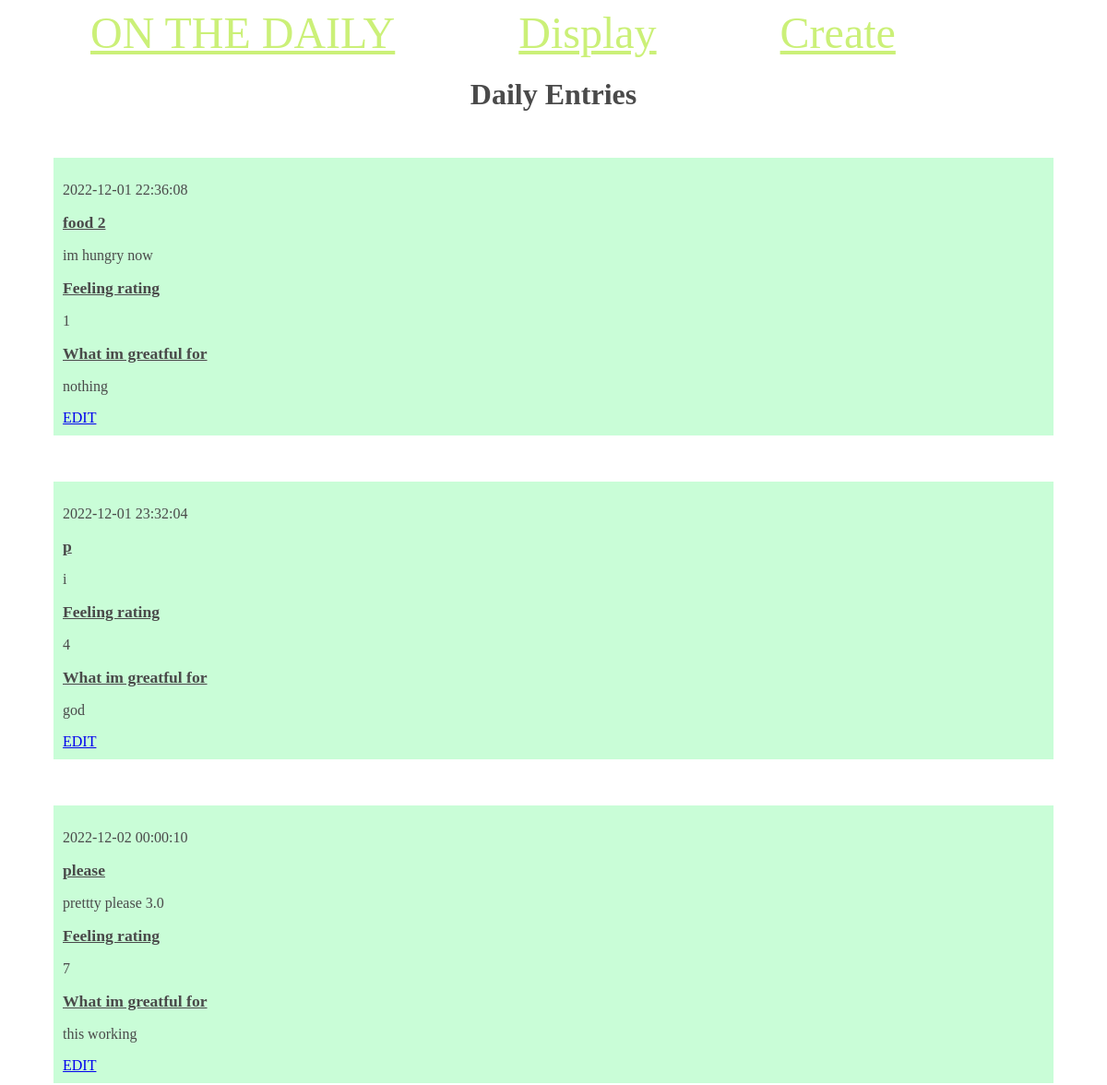
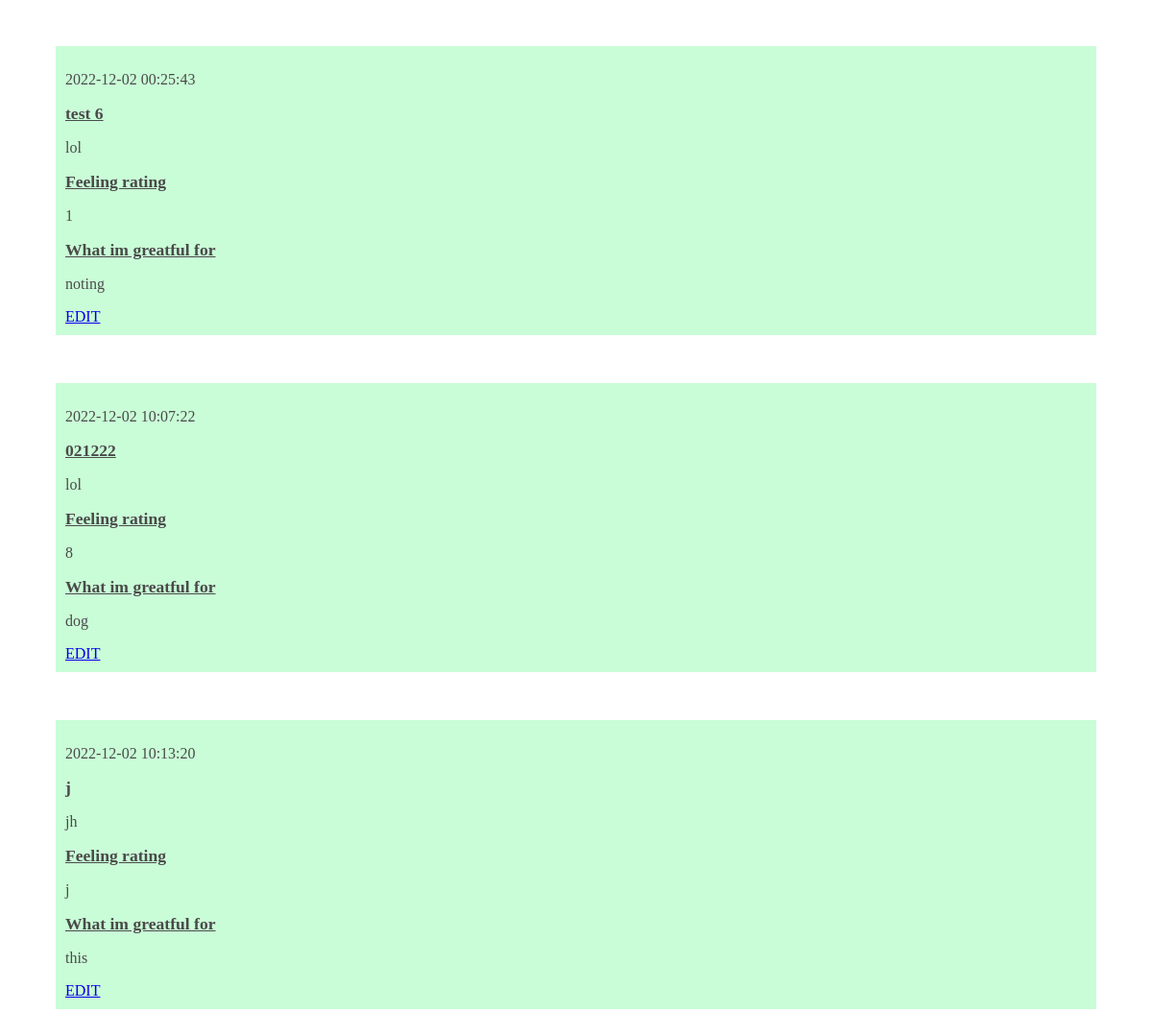
The app's page /display/ with its own data (2 pictures, top to bottom).
### tables this page shows
CREATE TABLE entries (
	    id INTEGER PRIMARY KEY AUTOINCREMENT,
	    created TIMESTAMP NOT NULL DEFAULT CURRENT_TIMESTAMP,
	    entry_title TEXT NOT NULL,
	    content TEXT NOT NULL,
	    feeling_rating INTEGER NOT NULL,
	    greatful TEXT NOT NULL
);

### app.py (the view)
@app.route('/display/')
def display():
    db_connect = db_get_conn()
    display_entries = db_connect.execute('SELECT * FROM entries').fetchall()
    db_connect.close()
    return render_template('display.html', posts = display_entries)

### app.py (called while the page is built)
def db_get_conn():
    db_connect = sqlite3.connect('database.db')
    db_connect.row_factory = sqlite3.Row
    return db_connect

### templates/display.html
{% extends 'base.html' %}
{% block content %}
    <h1>{% block title %} Daily Entries {% endblock %}</h1>
        {% for post in posts %}
	        <div class='post'>
			<p>{{ post['created'] }}</p>
			<h2>{{ post['entry_title'] }}</h2>
			<p>{{ post['content'] }}</p>
			<h2> Feeling rating </h2>
			<p>{{ post['feeling_rating'] }}</p>
			<h2> What im greatful for </h2>
			<p>{{ post['greatful'] }}</p>
			<a href="{{ url_for('edit_entry', id=post['id']) }}">EDIT</a>
		</div>
	{% endfor %}
{% endblock %}

### templates/base.html (shortened to what this page needs)
<!DOCTYPE html>
<html>
	<head>
		<link href="{{ url_for('static', filename='css/style.css') }}" rel="stylesheet">
	</head>
	<body>
		<nav>
			<a href="{{ url_for('index') }}">ON THE DAILY</a>
			<a href="{{ url_for('display') }}">Display</a>
			<a href="{{ url_for('post_entry') }}">Create</a>
		</nav>
		<div class="content">
			{% block content %} {% endblock %}
		</div>
	</body>
</html>

### static/css/style.css (style rules this page uses)
body { font-family: "Times New Roman", Times, serif; color: #4a4a4a; }
.post, .home_page { padding: 10px; margin: 50px; background-color: #c9fdd7; color: #4a4a4a; text-padding: 10px; }
h1 { font-size: 2em; text-align: center; }
h2 { font-size: 1.1em; text-decoration: underline; color: #4a4a4a; }
nav a { color: #cbf078; font-size: 3em; margin-left: 50px; text-decoration: underline; text-align: center; padding: 40px; }

### records on screen
entries: created "2022-12-01 22:36:08", entry_title "food 2", content "im hungry now", feeling_rating "1", greatful "nothing"
entries: created "2022-12-01 23:32:04", entry_title "p", content "i", feeling_rating "4", greatful "god"
entries: created "2022-12-02 00:00:10", entry_title "please", content "prettty please 3.0", feeling_rating "7", greatful "this working"
entries: created "2022-12-02 00:25:43", entry_title "test 6", content "lol", feeling_rating "1", greatful "noting"
entries: created "2022-12-02 10:07:22", entry_title "021222", content "lol", feeling_rating "8", greatful "dog"
entries: created "2022-12-02 10:13:20", entry_title "j", content "jh", feeling_rating "j", greatful "this"
